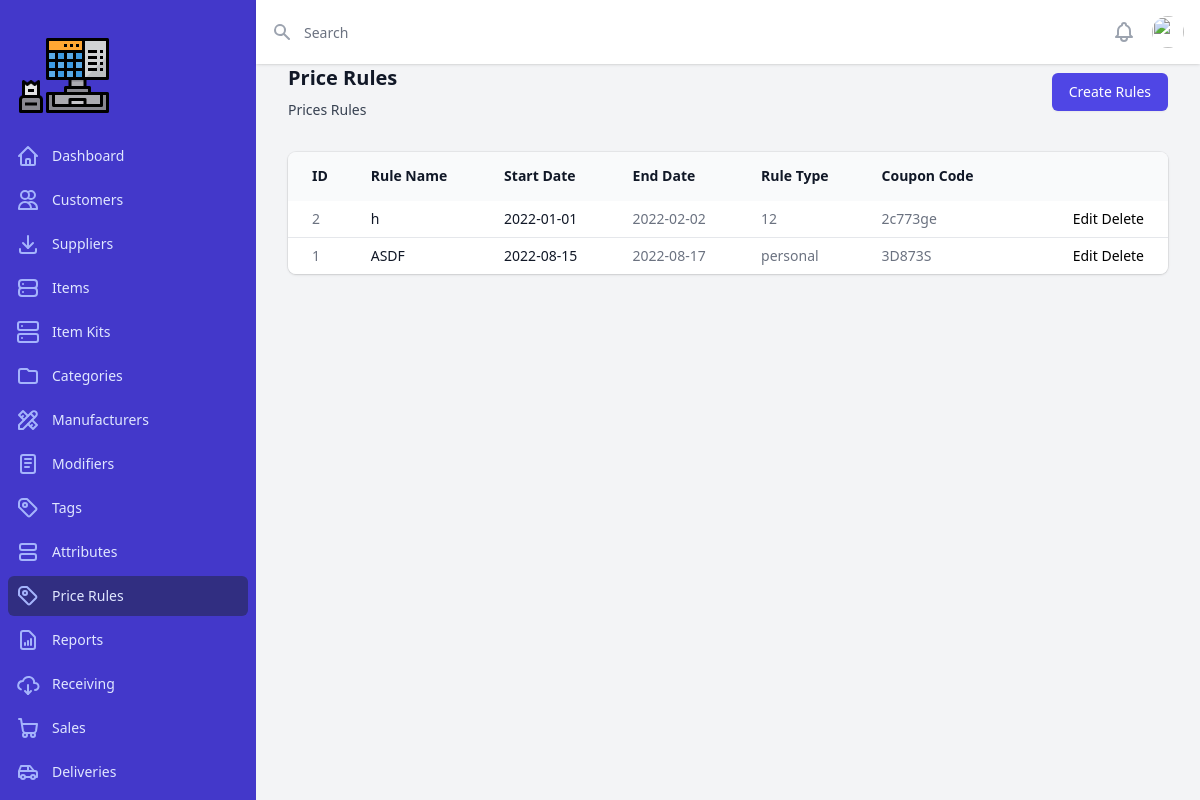
The app's page /index.php?page=price-rules, older data.
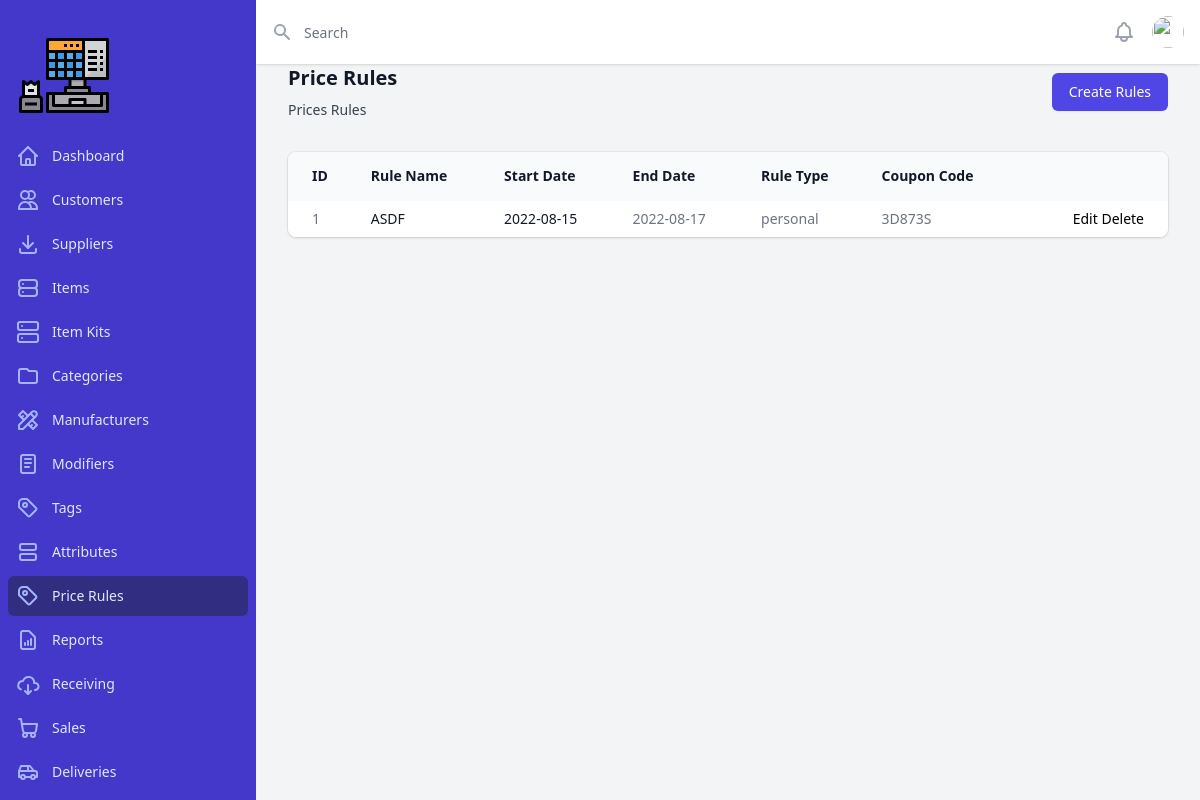
The same page, newer data.
### tables this page shows
CREATE TABLE `tbl_pricerules` (
  `id` int(11) NOT NULL,
  `rule_name` varchar(30) NOT NULL,
  `start_date` date NOT NULL,
  `end_date` date NOT NULL,
  `rule_type` varchar(30) NOT NULL,
  `coupon_code` varchar(30) NOT NULL
);

### pages/price-rules/price-rules.php (the view, shortened to what this page needs)
<?php
require_once("config.php");
?>
<?php
	$pdo_statement = $pdo_conn->prepare("SELECT * FROM tbl_pricerules ORDER BY id DESC");
	$pdo_statement->execute();
	$result = $pdo_statement->fetchAll();
?>
<div class="px-4 sm:px-6 lg:px-8">
  <div class="sm:flex sm:items-center">
    <div class="sm:flex-auto">
      <h1 class="text-xl font-semibold text-gray-900">Price Rules</h1>
      <p class="mt-2 text-sm text-gray-700">Prices Rules</p>
    </div>
    <div class="mt-4 sm:mt-0 sm:ml-16 sm:flex-none">
      <a href="index.php?page=price-rules-create">
        <button type="button" class="inline-flex items-center justify-center rounded-md border border-transparent bg-indigo-600 px-4 py-2 text-sm font-medium text-white shadow-sm hover:bg-indigo-700 focus:outline-none focus:ring-2 focus:ring-indigo-500 focus:ring-offset-2 sm:w-auto">Create Rules</button>
      </a>
    </div>
  </div>
  <div class="mt-8 flex flex-col">
    <div class="-my-2 -mx-4 overflow-x-auto sm:-mx-6 lg:-mx-8">
      <div class="inline-block min-w-full py-2 align-middle md:px-6 lg:px-8">
        <div class="overflow-hidden shadow ring-1 ring-black ring-opacity-5 md:rounded-lg">
          <table class="min-w-full divide-y divide-gray-50">
            <thead class="bg-gray-50">
              <tr>
                <th scope="col" class="whitespace-nowrap py-3.5 pl-4 pr-3 text-left text-sm font-semibold text-gray-900 sm:pl-6">ID</th>
                <th scope="col" class="whitespace-nowrap px-2 py-3.5 text-left text-sm font-semibold text-gray-900">Rule Name</th>
                <th scope="col" class="whitespace-nowrap px-2 py-3.5 text-left text-sm font-semibold text-gray-900">Start Date</th></th>
                <th scope="col" class="whitespace-nowrap px-2 py-3.5 text-left text-sm font-semibold text-gray-900">End Date</th>
                <th scope="col" class="whitespace-nowrap px-2 py-3.5 text-left text-sm font-semibold text-gray-900">Rule Type</th>
                <th scope="col" class="whitespace-nowrap px-2 py-3.5 text-left text-sm font-semibold text-gray-900">Coupon Code</th>
                <th scope="col" class="bg-gray-50 relative whitespace-nowrap py-3.5 pl-3 pr-4 sm:pr-6">
                </th>
              </tr>
            </thead>
            <tbody class="divide-y divide-gray-200 bg-white">
            <?php
              if(!empty($result)) {
              foreach($result as $row) {
              ?>
              <tr>
                <td class="whitespace-nowrap py-2 pl-4 pr-3 text-sm text-gray-500 sm:pl-6 text"><?php echo $row['id'] ?></td>
                <td class="whitespace-nowrap px-2 py-2 text-sm font-medium text-gray-900"><?php echo $row['rule_name'] ?></td>
                <td class="whitespace-nowrap px-2 py-2 text-sm text-gray-900"><?php echo $row['start_date'] ?></td>
                <td class="whitespace-nowrap px-2 py-2 text-sm text-gray-500"><?php echo $row['end_date'] ?></td>
                <td class="whitespace-nowrap px-2 py-2 text-sm text-gray-500"><?php echo $row['rule_type'] ?></td>
                <td class="whitespace-nowrap px-2 py-2 text-sm text-gray-500"><?php echo $row['coupon_code'] ?></td>
                <td class="relative whitespace-nowrap py-2 pr-4 text-right text-sm font-medium sm:pr-6 gap-2">
                  <a href="index.php?page=price-rules-delete&id=<?php echo $row['id'] ?>">Edit</a>
                  <a href="index.php?page=price-rules-update&id=<?php echo $row['id'] ?>" onclick="return confirm('do you want to delete this?')">Delete</a>
                </td>
              </tr>
              <?php } } ?>
            </tbody>
          </table>
        </div>
      </div>
    </div>
  </div>
</div>

Row changes from the older to the newer data that the page shows:
removed tbl_pricerules: id "2", rule_name "h", start_date "2022-01-01", end_date "2022-02-02", rule_type "12", coupon_code "2c773ge"
